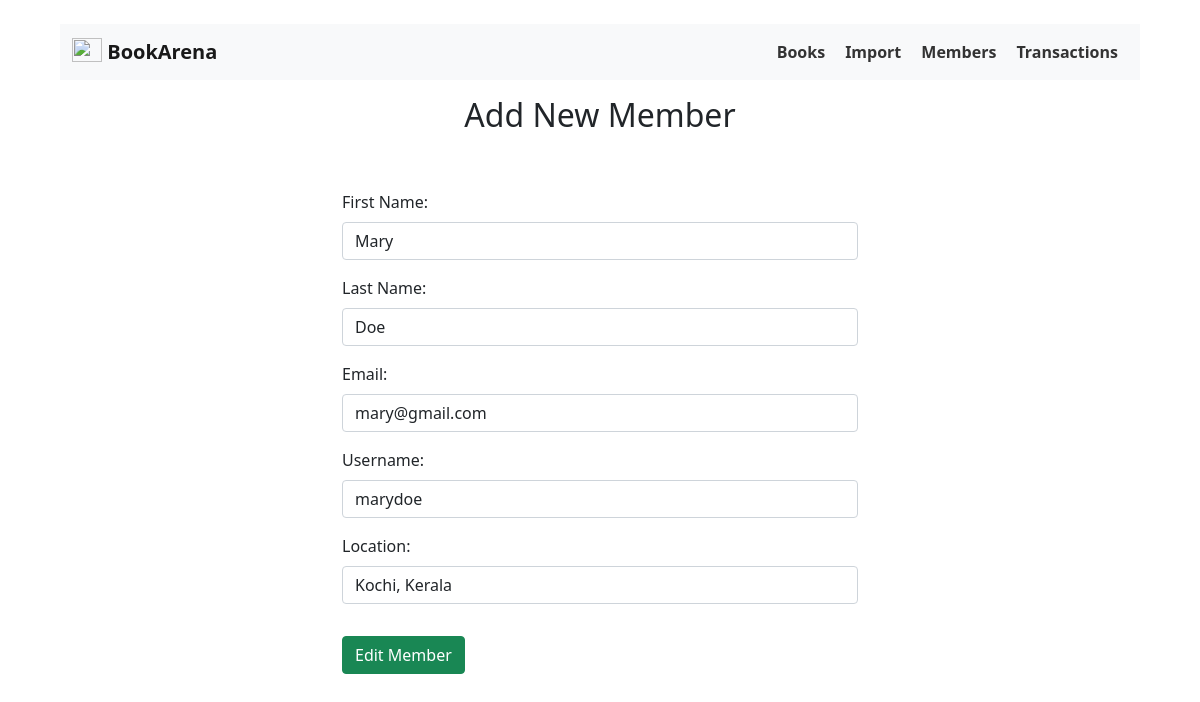
Page /members/edit/2 on the committed database.
### app/model/Member.py (models this page shows)
class Member(db.Model):
    __tablename__ = "members"
    id = db.Column(db.Integer, primary_key=True)
    username = db.Column(db.String, unique=True, nullable=False)
    first_name = db.Column(db.String(30), nullable=False)
    last_name = db.Column(db.String(30), nullable=False)
    email = db.Column(db.String)
    location = db.Column(db.String)
    date_added = db.Column(db.DateTime, default=datetime.utcnow())
    date_updated = db.Column(db.DateTime, default=datetime.utcnow())
    transactions = relationship("Transaction", back_populates="member")

### app/routes/member_routes.py (the view)
@app.route("/members/edit/<int:id>", methods=["GET", "POST"])
def editMember(id):
    selectedMember = Member.query.get_or_404(id)
    if request.method == "POST":
        try:
            selectedMember.first_name = request.form.get("first_name")
            selectedMember.last_name = request.form.get("last_name")
            selectedMember.email = request.form.get("email")
            selectedMember.language = request.form.get("language", "English")
            selectedMember.username = request.form.get(
                "username",
            )
            selectedMember.location = request.form.get("location")
            selectedMember.date_updated = datetime.utcnow()
            db.session.commit()
            flash("Member Updated successfully !")
        except:
            flash("Error in updating member details. Check server logs!")
        return redirect(url_for("members"))
    else:
        return render_template("members/form.html", member=selectedMember, route="edit")

### app/templates/members/form.html
{% extends 'base.html' %}
{% block body %}
<div class="container">
  <h2 class="text-center mt-2">Add New Member</h2>
  <div class="row justify-content-center">
    <div class="col-lg-6">
      <div class="addmember mt-5">
        <form action="/members/{{ route }}/{{ member.id }}" method="POST">
          <div class="mb-3">
            <label for="first_name" class="form-label">First Name:</label>
            <input value="{{ member.first_name or 'John' }}" type="text" class="form-control" name="first_name"
              id="first_name" placeholder="eg: John">
          </div>
          <div class="mb-3">
            <label for="last_name" class="form-label">Last Name:</label>
            <input value="{{ member.last_name or 'Doe' }}" type="text" class="form-control" name="last_name"
              id="last_name" placeholder="eg: Doe">
          </div>
          <div class="mb-3">
            <label for="email" class="form-label">Email:</label>
            <input value="{{ member.email or 'john@gmail.com' }}" required type="text" class="form-control" name="email"
              id="email" placeholder="eg: john@gmail.com">
          </div>
          <div class="mb-3">
            <label for="username" class="form-label">Username:</label>
            <input value="{{ member.username or '' }}" required type="text" class="form-control" name="username"
              id="username" placeholder="eg: johndoe">
          </div>
          <div class="mb-3">
            <label for="location" class="form-label">Location:</label>
            <input value="{{ member.location or 'Kochi, Kerala' }}" type="text" class="form-control" name="location"
              id="location" placeholder="eg: Kochi, Kerala">
          </div>
          <button class="btn btn-success mt-3" type="submit">
            {% if route == "edit" %}
            Edit
            {% else %}
            Add
            {% endif %}
            Member
          </button>
        </form>
      </div>
    </div>
  </div>
</div>
{% endblock %}

### app/static/css/main.css (style rules this page uses)
* { margin: 0; padding: 0; }
body { padding: 2% 5%; }

### rows in the picture
Member: first_name "Mary", last_name "Doe", email "mary@gmail.com", username "marydoe", location "Kochi, Kerala"
